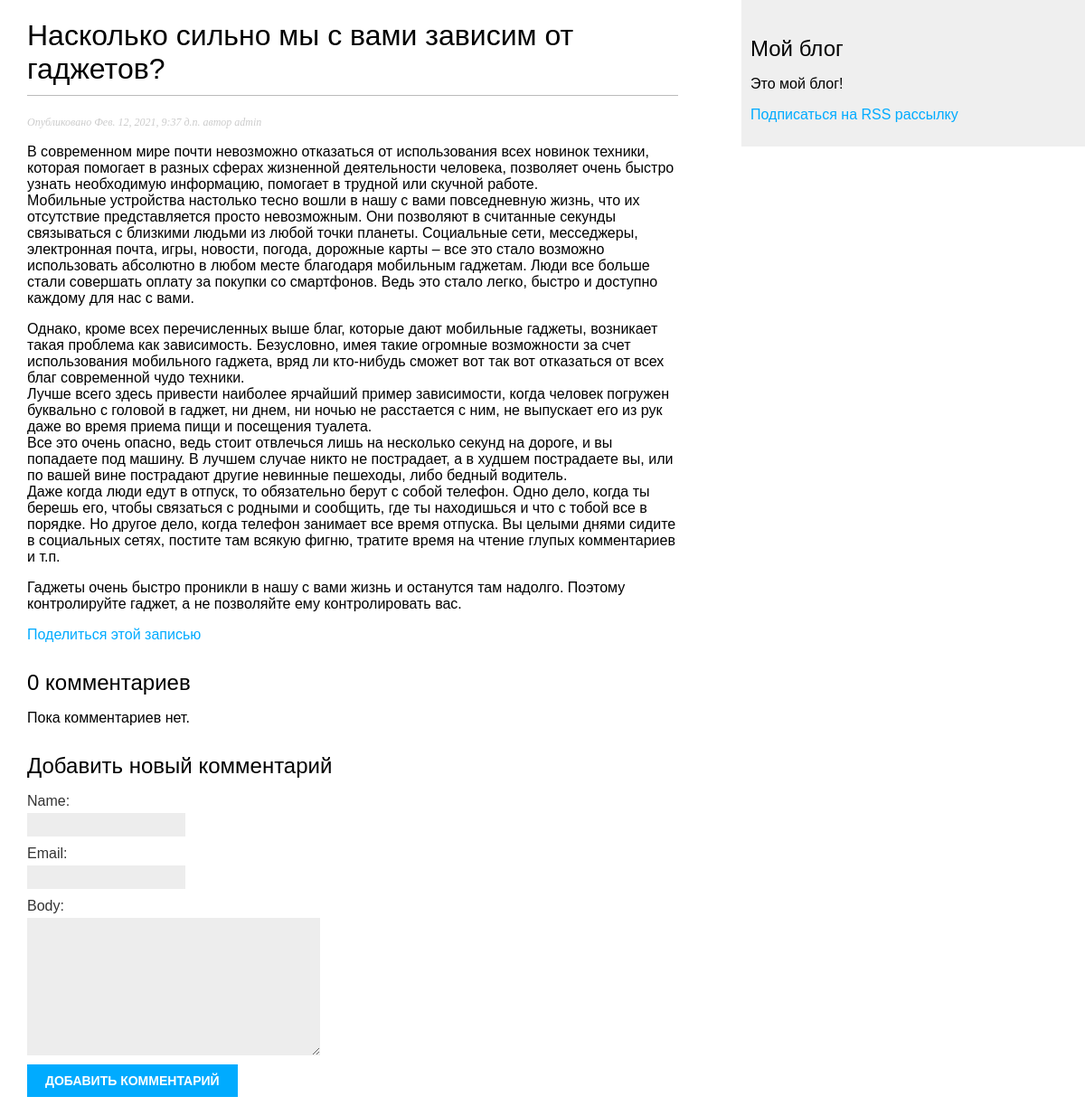
The page /blog/2021/2/12/naskolko-silno-my-s-vami-zavisim-ot-gadzhetov/ on the database its author committed.
### blog/models.py (models this page shows, shortened)
class Post(models.Model):
    STATUS_CHOICES = (
        ('draft', 'Draft'),
        ('published', 'Published'),
    )
    title = models.CharField(max_length=250)
    slug = models.SlugField(max_length=250,
                            unique_for_date='publish')
    author = models.ForeignKey(User,
                               on_delete=models.CASCADE,
                               related_name='blog_posts')
    body = models.TextField()
    publish = models.DateTimeField(default=timezone.now)
    created = models.DateTimeField(auto_now_add=True)
    updated = models.DateTimeField(auto_now=True)
    status = models.CharField(max_length=10,
                              choices=STATUS_CHOICES,
                              default='draft')
    class Meta:
        ordering = ('-publish',)

### blog/views.py (the view)
def post_detail(request, year, month, day, post):
    post = get_object_or_404(Post, slug=post,
                                   status='published',
                                   publish__year=year,
                                   publish__month=month,
                                   publish__day=day)
    comments = post.comments.filter(active=True)
    new_comment = None
    if request.method == 'POST':
        comment_form = CommentForm(data=request.POST)
        if comment_form.is_valid():
            new_comment = comment_form.save(commit=False)
            new_comment.post = post
            new_comment.save()
    else:
        comment_form = CommentForm()
    return render(request, 'blog/post/detail.html', {'post': post,
                                                     'comments': comments,
                                                     'new_comment': new_comment,
                                                     'comment_form': comment_form})

### blog/forms.py
class CommentForm(forms.ModelForm):
    class Meta:
        model = Comment
        fields = ('name', 'email', 'body')

### blog/templates/blog/post/detail.html (shortened to what this page needs)
{% extends "blog/base.html" %}
{% block content %}
<h1>{{ post.title }}</h1>
<p class="date">Опубликовано {{ post.publish }} автор {{ post.author }}</p>
{{ post.body|linebreaks }}
<p>
    <a href="{% url "blog:post_share" post.id %}">Поделиться этой записью</a>
</p>
{% with comments.count as total_comments %}
<h2>{{ total_comments }} комментариев{{ total_comment|pluralize }}</h2>
{% endwith %}
    {% for comment in comments %}
        <div class="comment">
        <p class="info">
        Комментарий {{ forloop.counter }} автор {{ comment.name }}
    {{ comment.created }}
        </p>
    {{ comment.body|linebreaks }}
        </div>
    {% empty %}
    <p>Пока комментариев нет.</p>
    {% endfor %}
{% if new_comment %}
<h2>Ваш комментарий был добавлен.</h2>
{% else %}
<h2>Добавить новый комментарий</h2>
<form action="." method="post">
{{ comment_form.as_p }}
<p><input type="submit" value="Добавить комментарий"></p>
</form>
{% endif %}
{% endblock %}

### blog/static/css/blog.css (style rules this page uses)
body { margin:0; padding:0; font-family:helvetica, sans-serif; }
a { color:#00abff; text-decoration:none; }
h1 { font-weight:normal; border-bottom:1px solid #bbb; padding:0 0 10px 0; }
h2 { font-weight:normal; margin:30px 0 0; }
p.date { color:#ccc; font-family: georgia, serif; font-size: 12px; font-style: italic; }
label { float:left; clear:both; color:#333; margin-bottom:4px; }
input, textarea { clear:both; float:left; margin:0 0 10px; background:#ededed; border:0; padding:6px 10px; font-size:12px; }
input[type=submit] { font-weight:bold; background:#00abff; color:#fff; padding:10px 20px; font-size:14px; text-transform:uppercase; }

### rows shown on the page
Post: title "Насколько сильно мы с вами зависим от гаджетов?", publish "Фев. 12, 2021, 9:37 д.п.", author "admin", body "В современном мире почти невозможно отказаться от использования всех новинок техники, которая помогает в разных сферах жизненной деятельности человека, позволяет очень быстро узнать необходимую информацию, помогает в трудной или скучной работе. Мобильные устройства настолько тесно вошли в нашу с вами повседневную жизнь, что их отсутствие представляется просто невозможным. Они позволяют в считанные секунды связываться с близкими людьми из любой точки планеты. Социальные сети, месседжеры, электронная почта, игры, новости, погода, дорожные карты – все это стало возможно использовать абсолютно в любом месте благодаря мобильным гаджетам. Люди все больше стали совершать оплату за покупки со…"

### other values the page prints
{{ total_comments }} "0"
